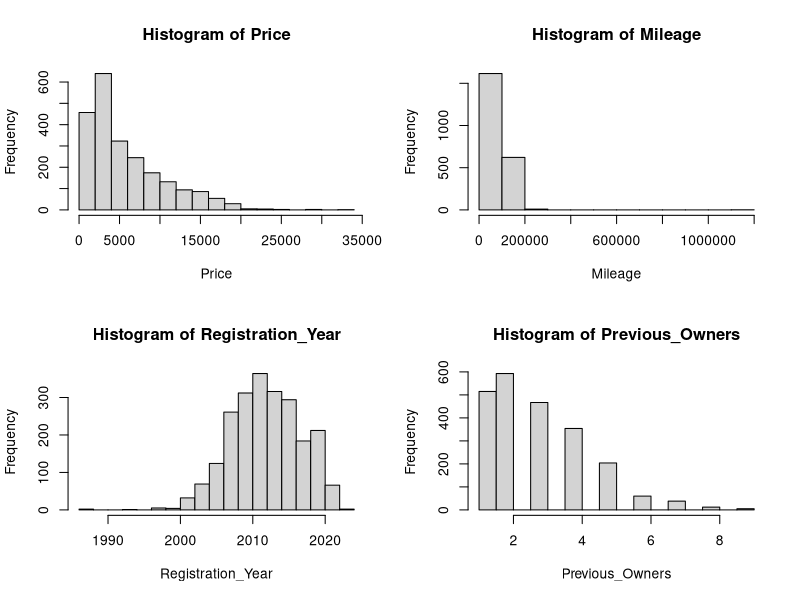
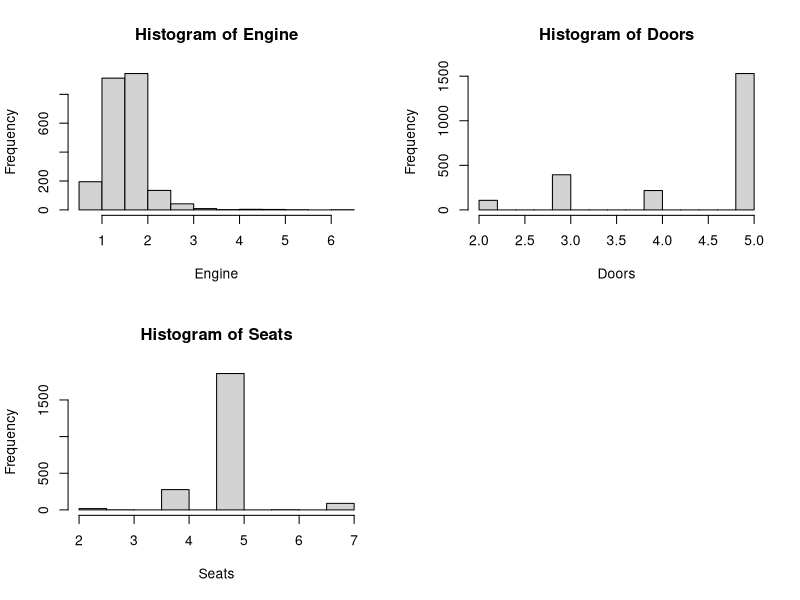
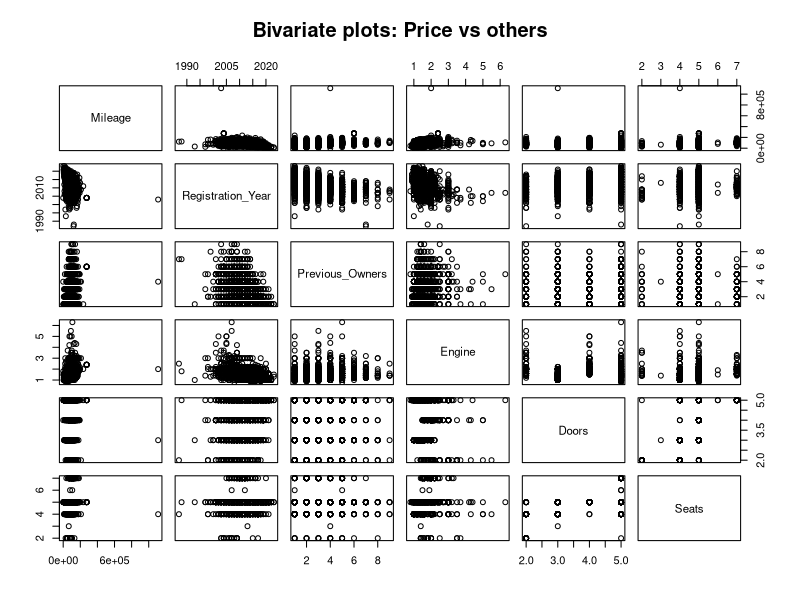
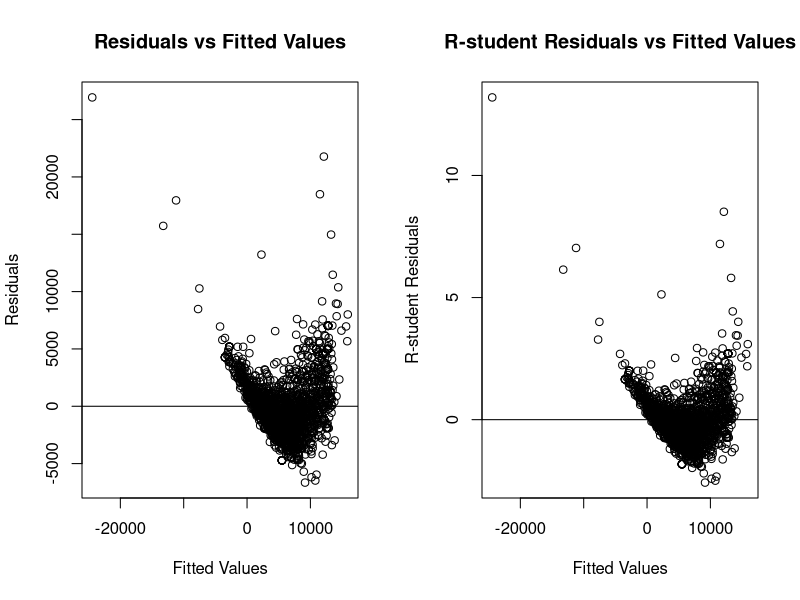
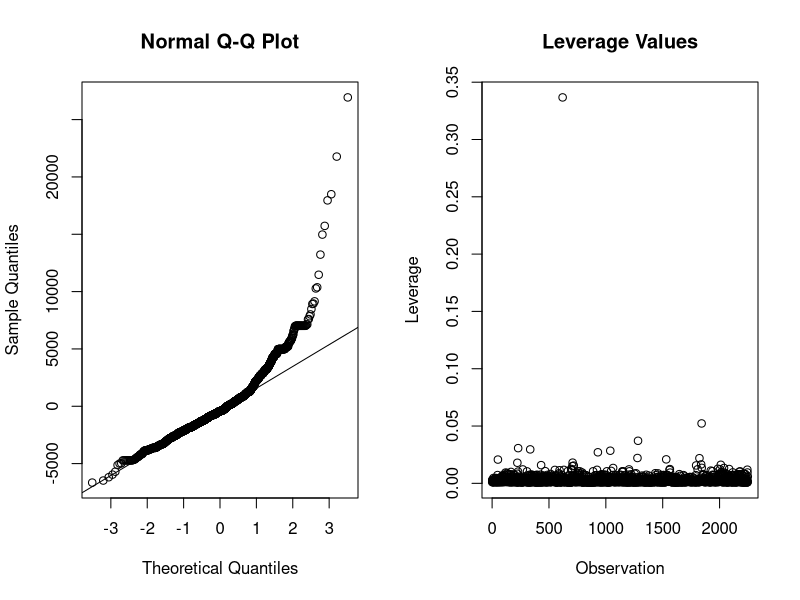
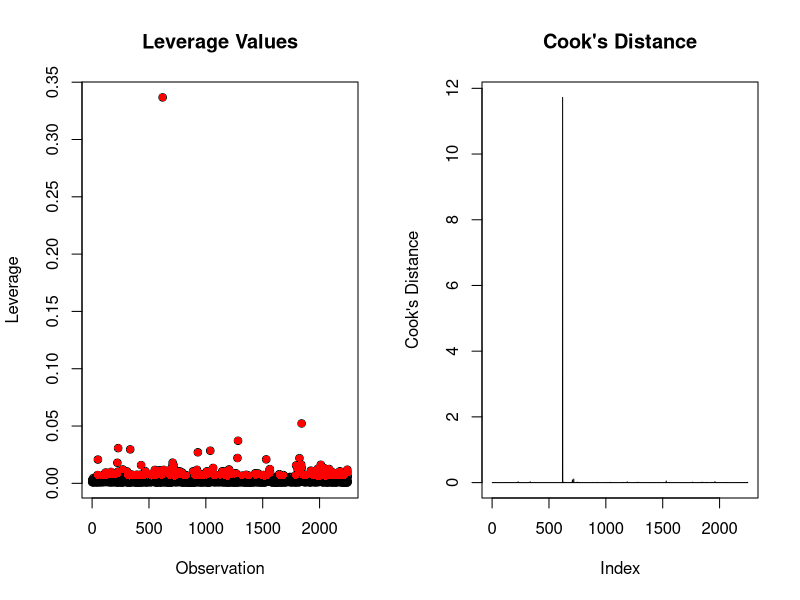
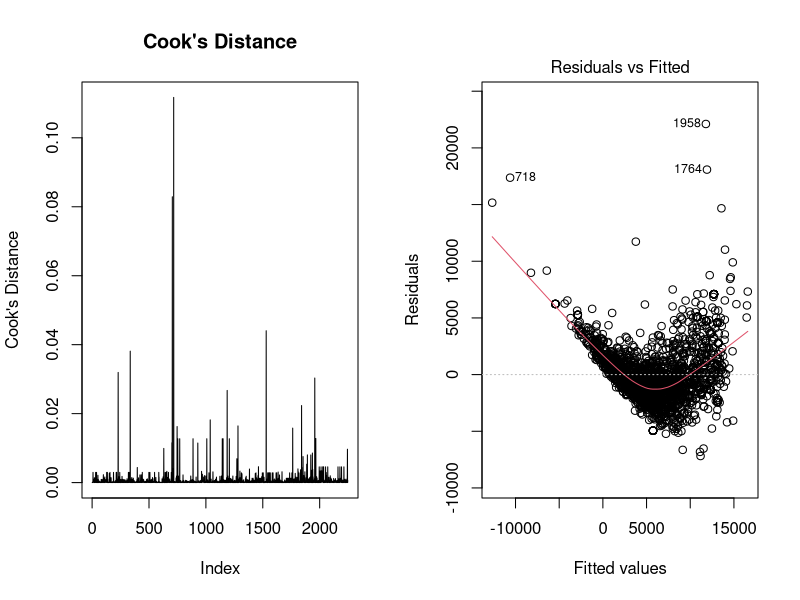
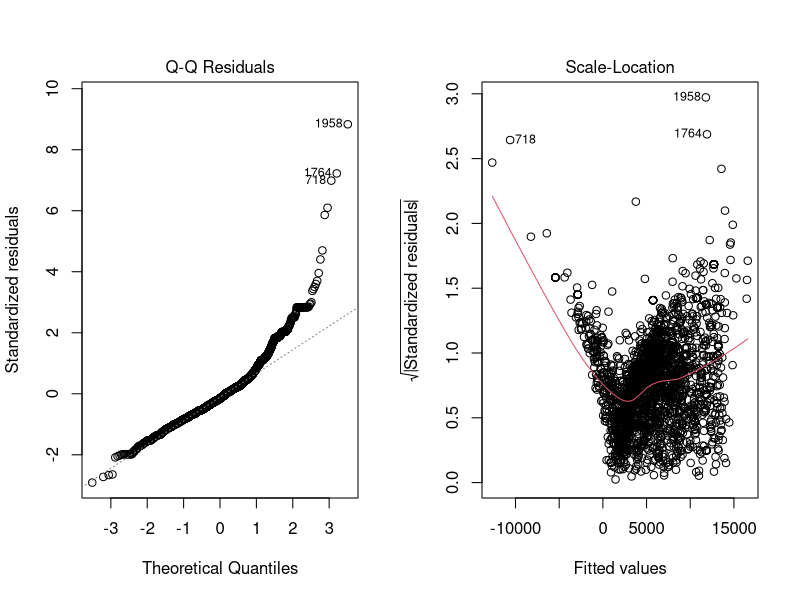

R code for these plots, in order: (Note: this script raises an error after producing the figures.)
## ---- chunk 1
raw_data = read.csv("used_cars_UK.csv", fileEncoding = "UTF-8")
head(raw_data)
## ---- chunk 2
data = raw_data[, c("Price", "Mileage.miles.", "Registration_Year", "Previous.Owners", "Body.type", "Engine", "Doors", "Seats")]
data$Engine = as.numeric(gsub("L", "", raw_data$Engine))
colnames(data)[colnames(data) == "Mileage.miles."] = "Mileage"
colnames(data)[colnames(data) == "Previous.Owners"] = "Previous_Owners"
colnames(data)[colnames(data) == "Body.type"] = "Body_Type"
data = na.omit(data)
head(data)
## ---- chunk 3
summary(data)
## ---- chunk 4
par(mfrow = c(2, 2)) 
for (col in names(data)) {
  if (is.numeric(data[[col]])) {
    hist(data[[col]], main = paste("Histogram of", col), xlab= col)
  }
}
## ---- chunk 5
columns_to_plot = names(data)[!(names(data) %in% c("Price", "Body_Type"))]
pairs(data[, columns_to_plot], main = "Bivariate plots: Price vs others")
## ---- chunk 6
full_model = lm(Price~ . - Body_Type, data)
summary(full_model)
## ---- chunk 7

par(mfrow = c(1, 2))

fitted_values = fitted(full_model)
residuals = resid(full_model)
Resid_Plot <- plot(fitted_values, residuals, main = "Residuals vs Fitted Values",
xlab = "Fitted Values", ylab = "Residuals")
abline(h=0)

Rstudent_residuals = rstudent(full_model)
RstudentResid_Plot <- plot(fitted_values, Rstudent_residuals, main = "R-student Residuals vs Fitted Values",
xlab = "Fitted Values", 
ylab = "R-student Residuals")
abline(h=0)
## ---- chunk 8
qqnorm(residuals) #Residuals Already Defined in the evnironment above
qqline(residuals)
## ---- chunk 9
shapiro.test(residuals)
## ---- chunk 10
leverage_values = hatvalues(full_model)
plot(leverage_values, main = "Leverage Values", xlab = "Observation", ylab = "Leverage")

## ---- chunk 11
high_leverage_points <- which(leverage_values > 2 * mean(leverage_values))
length(high_leverage_points)
## ---- chunk 12
plot(leverage_values, main = "Leverage Values", xlab = "Observation", ylab = "Leverage")
points(high_leverage_points, leverage_values[high_leverage_points], col = "red", pch = 16)

## ---- chunk 13
### NOTE: JACK WAS NOT ABLE TO GET THIS TO WORK SUCCESSFULLY CAN SOMEONE ELSE TRY?
## ---- chunk 14
cook_full <- cooks.distance(full_model)
plot(cook_full, ylab="Cook's Distance", main="Cook's Distance", type="l")
cook_full[which.max(cook_full)]
## ---- chunk 15
new_indices <- 1:nrow(data) 
rownames(data) <- new_indices
## ---- chunk 16
data_2 <- data[-620, ]
## ---- chunk 17
full_model_2 <- lm(Price~ . - Body_Type, data_2)
summary(full_model_2)
## ---- chunk 18
cook_full_2 <- cooks.distance(full_model_2) 
plot(cook_full_2, ylab="Cook's Distance", main="Cook's Distance", type="l")
cook_full_2[which.max(cook_full_2)]
## ---- chunk 19
jackknife_residuals <- rstudent(full_model_2)
jackknife_residuals[which.max(abs(jackknife_residuals))]
qt(.05/(2247*2), 2239)
## ---- chunk 20
plot(full_model_2)
## ---- chunk 21
library(MASS)
boxcox(full_model_2, plotit=T)
boxcox(full_model_2, plotit=T, lambda=seq(0.1, 0.3, by=0.05))
## ---- chunk 22
full_model_transformed <- lm(Price^(1/6)~ . - Body_Type, data_2)
summary(full_model_transformed)
## ---- chunk 23
plot(full_model_transformed)
## ---- chunk 24
shapiro.test(resid(full_model_transformed))
## ---- chunk 25
library(nlme)
nlme <- gls(Price~ . - Body_Type, correlation=corARMA(p=1), data=data_2)
summary(nlme)
## ---- chunk 26
intervals(nlme)
